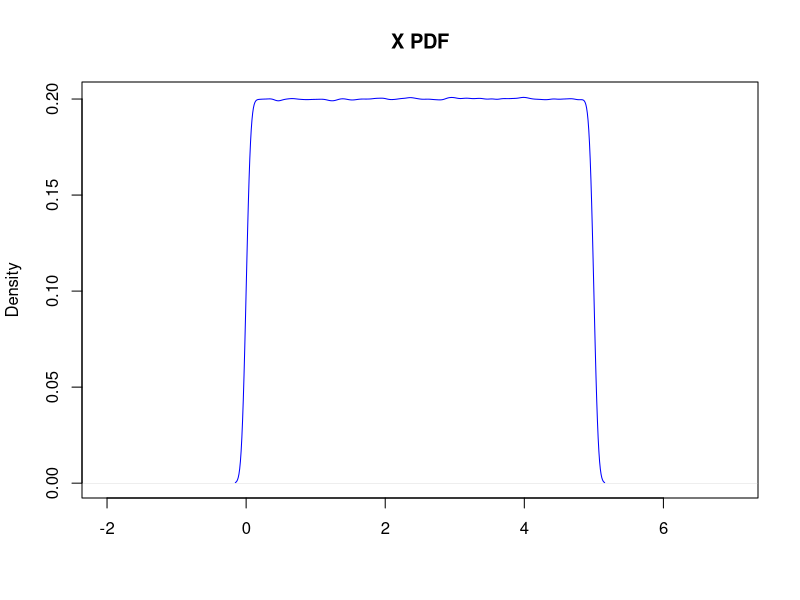
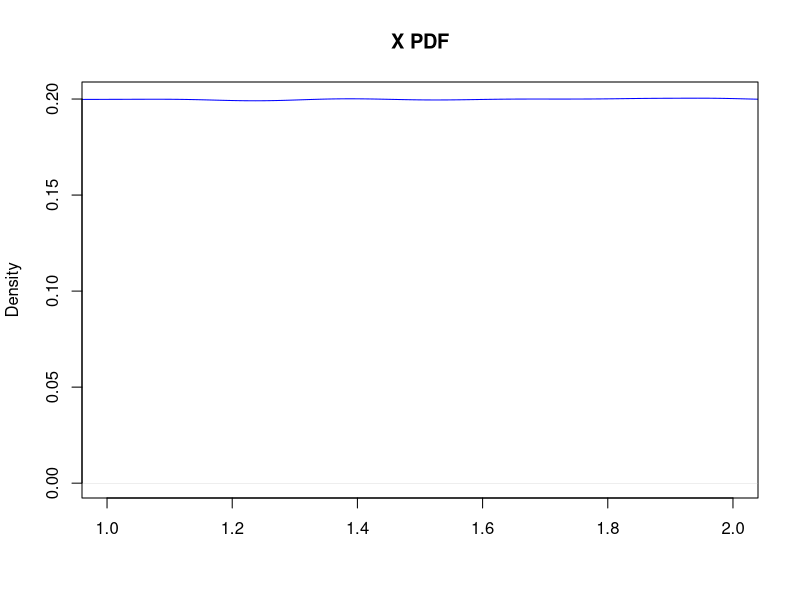

Generate these figures, in order, with R: (Note: this script raises an error after producing the figures.)
## ---- chunk 1
X = density(runif(9999999, 0, 5))
plot(X, col = "blue", main = "X PDF",xlab = "", xlim = c(-2,7))
## ---- chunk 2
plot(X, col = "blue", main = "X PDF",xlab = "",xlim=c(1,2))
## ---- chunk 3
## Code for PMF
ggplot(data = data.frame(x = 1:6,
                         y = c(0.125,0.125,0.25,0.125,0.125,0.25),
                         yend = rep(0,6)),
       aes(x = x, y = y, xend = x, yend = yend)) +
  geom_point() +
  geom_segment() +
  scale_x_continuous(name="\nValue of X",
                     breaks=1:6,
                     limits = c(0.5, 6.5)) +
  scale_y_continuous(name="Probability\n",
                     limits = c(0.0,0.3)) +
  ggtitle("PMF for discrete random variable X\n") +
  annotate(geom = "text",
           x = c(1:6),
           y = c(0.15,0.15,0.275,0.15,0.15,0.275),
           label = c("P = 1/8",
                     "P = 1/8",
                     "P = 2/8",
                     "P = 1/8",
                     "P = 1/8",
                     "P = 2/8")) +
  theme_bw() +
  theme(plot.title = element_text(hjust = 0.5),
        text = element_text(size = 15))
## ---- chunk 4
x <- c(seq(-2,1,length.out = 10),seq(1,2,length.out = 10),seq(2,3,length.out = 10),seq(3,4,length.out = 10),seq(4,5,length.out = 10), seq(5,6,length.out = 10),seq(6,9,length.out = 10))
y <- c(rep(0,10),rep(0.125,10), rep(0.25,10),rep(0.5,10),rep(0.625,10),rep(0.75,10),rep(1,10))
ggplot(data = data.frame(x = x,
                         y = y),
       aes(x = x, y = y)) +
 geom_line() +  scale_x_continuous(name="\nValue of X",breaks=1:6) +
  scale_y_continuous(name="P(X <= x)\n") +
  ggtitle("CDF for discrete random variable X\n") +
    theme_bw() +
  theme(plot.title = element_text(hjust = 0.5),
        text = element_text(size = 15))
## ---- chunk 5
x <- 1:6  # outcomes of X
px <- c(1/8,1/8,2/8,1/8,1/8,2/8)  # pmf of X
Ex <- sum(x*px)  # Expectation of X
Vx <- sum((x-Ex)^2*px)  # Variance of X
Vx
## ---- chunk 6
library(gridExtra)
p1 <- ggplot(data = data.frame(x = 0:1,
                         y = dbinom(0:1,1,0.3),
                         yend = rep(0,2)),
       aes(x = x, y = y, xend = x, yend = yend)) +
  geom_point() +
  geom_segment() +
  scale_x_continuous(name="\nValue of X",
                     breaks=0:1,
                     limits = c(-0.5, 1.5)) +
  scale_y_continuous(name="Probability\n",
                     limits = c(0.0,1)) +
   theme_bw() +
  theme(plot.title = element_text(hjust = 0.5),
        text = element_text(size = 15))
p2 <- ggplot(data = data.frame(x = c(-2,-1,0,0,1,1,2,3), y = c(0,0,0,0.3,0.3,1,1,1)), aes (x = x, y= y)) + geom_line() + scale_x_continuous(name="\nValue of X") + scale_y_continuous(name="CDF\n") +
   theme_bw() +
  theme(plot.title = element_text(hjust = 0.5),
        text = element_text(size = 15))
grid.arrange(p1,p2,ncol=2)
## ---- chunk 7
dbinom(0,size=1,prob=0.25) # probability of failure
dbinom(1,size=1,prob=0.25) # probability of success
rbinom(n=20,size = 1,prob=0.25) # generating 20 random numbers from a Bernoulli distribution with p = 0.25
## ---- chunk 8
library(gridExtra)
p1 <- ggplot(data = data.frame(x = 0:10,
                         y = dbinom(0:10,10,0.3),
                         yend = rep(0,11)),
       aes(x = x, y = y, xend = x, yend = yend)) +
  geom_point() +
  geom_segment() +
  scale_x_continuous(name="\nValue of X",
                     breaks=0:10,
                     limits = c(-0.5, 10.5)) +
  scale_y_continuous(name="Probability\n",
                     limits = c(0.0,1)) +
   theme_bw() +
  theme(plot.title = element_text(hjust = 0.5),
        text = element_text(size = 15))
p2 <- ggplot(data = data.frame(x = 0:10,
                         y = dbinom(0:10,10,0.8),
                         yend = rep(0,11)),
       aes(x = x, y = y, xend = x, yend = yend)) +
  geom_point() +
  geom_segment() +
  scale_x_continuous(name="\nValue of X",
                     breaks=0:10,
                     limits = c(-0.5, 10.5)) +
  scale_y_continuous(name="Probability\n",
                     limits = c(0.0,1)) +
   theme_bw() +
  theme(plot.title = element_text(hjust = 0.5),
        text = element_text(size = 15))
grid.arrange(p1,p2,ncol=2)
## ---- chunk 9
dbinom(3, size = 10, prob = 0.5)
## ---- chunk 10
pbinom(8, size = 20, prob = 0.2)
## ---- chunk 11
rbinom(100,size = 20,prob=0.5)
## ---- chunk 12
dgeom(x = 0, prob=0.25)
## ---- chunk 13
pgeom(0,prob=0.25)
## ---- chunk 14
pgeom(4,prob=0.25)
## ---- chunk 15
rgeom(n=25,prob=0.25)
## ---- chunk 16

  par(mfrow=c(1,2))
  p=0.25
  n=30
  aux=rep(0,(n+1)*2)
  aux[seq(2,(n+1)*2,2)]=dgeom(c(0:n),prob=p)
  plot(x=c(0:n),y=dgeom(c(0:n),prob=p),
       ylim=c(0,1),xlim=c(-1,n+1),xlab="x",
       main=paste0(c("Probability Function\n Ge(p=",p,")"),collapse = ""))
  lines(x=rep(0:n,each=2),y=aux, type = "h", lty = 2,col="blue")
  curve(pgeom(x,prob=p),
        xlim=c(-1,n+1),col="blue",
        main=paste0(c("Distribution Function\n Ge(p=",p,")"),collapse = ""))
  par(mfrow=c(1,1))
## ---- chunk 17
library(gridExtra)
p1 <- ggplot(data = data.frame(x = 0:10,
                         y = dpois(0:10,1),
                         yend = rep(0,11)),
       aes(x = x, y = y, xend = x, yend = yend)) +
  geom_point() +
  geom_segment() +
  scale_x_continuous(name="\nValue of X",
                     breaks=0:10,
                     limits = c(-0.5, 10.5)) +
  scale_y_continuous(name="Probability\n",
                     limits = c(0.0,1)) +
   theme_bw() +
  theme(plot.title = element_text(hjust = 0.5),
        text = element_text(size = 15))
p2 <- ggplot(data = data.frame(x = 0:10,
                         y = dpois(0:10,4),
                         yend = rep(0,11)),
       aes(x = x, y = y, xend = x, yend = yend)) +
  geom_point() +
  geom_segment() +
  scale_x_continuous(name="\nValue of X",
                     breaks=0:10,
                     limits = c(-0.5, 10.5)) +
  scale_y_continuous(name="Probability\n",
                     limits = c(0.0,1)) +
   theme_bw() +
  theme(plot.title = element_text(hjust = 0.5),
        text = element_text(size = 15))
grid.arrange(p1,p2,ncol=2)
## ---- chunk 18
dpois(3, lambda = 1)
## ---- chunk 19
ppois(8, lambda = 4)
## ---- chunk 20
rpois(n=100,lambda = 3)
## ---- chunk 21
pbinom(3, size = 10, prob = 0.82)
## ---- chunk 22
1 - pbinom(89, size = 100,  prob = 0.82)
## ---- chunk 23
sum(dbinom(17:18, size = 20, prob = 0.82))
## ---- chunk 24
dpois(4, lambda =3)
## ---- chunk 25
ppois(1,lambda=3)
## ---- chunk 26
1 - ppois(2, lambda = 3)
## ---- chunk 27
ggplot(data = data.frame(x = seq(-1,1,0.01), y = seq(-1,1,0.01)^2), aes(x,y)) + geom_line(lwd = 1.3, col= "red") + geom_area(alpha=0.6, fill = "lightskyblue2") +  theme_bw() 

## ---- chunk 28
data <- data.frame(x=seq(0.01,15,0.05),y=dexp(seq(0.01,15,0.05),1/4))
ggplot(data = data, mapping = aes(x = x, y = y)) +
     geom_line(lwd=1.3,col="red")+
     geom_area(mapping = aes(x = ifelse(x>=2 & x<= 5 , x, 0)), fill = "lightskyblue2", alpha =0.6) +     xlim(0.01, 15) + theme_bw() + ylab("f(x)")
## ---- chunk 29
x <- seq(-2,20,0.5)
y <- pexp(x,1/4)
data <- data.frame(x=x,y=y)
ggplot(data,aes(x,y)) + geom_line(lwd=1.3,col="red") + theme_bw() + ylab("F(x)")
## ---- chunk 30
x <- c(seq(-1,2,0.01),seq(2,6,0.01),seq(6,9,0.01))
y <- c(rep(0,length(seq(-1,2,0.01))),rep(1/4,length(seq(2,6,0.01))),rep(0,length(seq(6,9,0.01))))
ggplot(data.frame(x=x,y=y),aes(x,y)) + geom_line(lwd=1.3,col="red") + theme_bw() + ylab("f(x)")
## ---- chunk 31
x <- c(seq(-1,2,0.01),seq(2,6,0.01),seq(6,9,0.01))
y <- c(rep(0,length(seq(-1,2,0.01))),(seq(2,6,0.01)-2)/4,rep(1,length(seq(6,9,0.01))))
ggplot(data.frame(x=x,y=y),aes(x,y)) + geom_line(lwd=1.3,col="red") + theme_bw() + ylab("f(x)")
## ---- chunk 32
dunif(5, min = 2, max = 6)
## ---- chunk 33
punif(0.5)
## ---- chunk 34
values <- c(0.25,1,2.5)
colours <- palette()[1:length(values)]

p <- ggplot(data.frame(x=c(0,3)), aes(x)) +
  stat_function(fun= function(x) dexp(x,rate = 0.25),aes(colour="0.25"))+
   stat_function(fun= function(x) dexp(x,rate = 1),aes(colour="1"))+
 stat_function(fun= function(x) dexp(x,rate = 2.5),aes(colour="2.5"))+
   scale_colour_manual("lambda:", values=colours, breaks=as.character(values)) + theme_bw() + ylab("f(x)")
p
## ---- chunk 35
values <- c(0.25,1,2.5)
colours <- palette()[1:length(values)]

p <- ggplot(data.frame(x=c(0,6)), aes(x)) +
  stat_function(fun= function(x) pexp(x,rate = 0.25),aes(colour="0.25"))+
   stat_function(fun= function(x) pexp(x,rate = 1),aes(colour="1"))+
 stat_function(fun= function(x) pexp(x,rate = 2.5),aes(colour="2.5"))+
   scale_colour_manual("lambda:", values=colours, breaks=as.character(values)) + theme_bw() + ylab("f(x)")
p
## ---- chunk 36
dexp(2, rate = 3)
## ---- chunk 37
pexp(4)
## ---- chunk 38
mu <- c(0,1,2)
colours1 <- palette()[1:length(mu)]
sigma <- c(0.5,1,2)
colours2 <- palette()[1:length(sigma)]

p <- ggplot(data.frame(x=c(-3,5)), aes(x)) +
  stat_function(fun= function(x) dnorm(x,mean = 0),aes(colour="0"))+
   stat_function(fun= function(x) dnorm(x,mean = 1),aes(colour="1"))+
 stat_function(fun= function(x) dnorm(x,mean = 2),aes(colour="2"))+
   scale_colour_manual("mu:", values=colours1, breaks=as.character(mu)) + theme_bw() + ylab("f(x)")
p1 <- ggplot(data.frame(x=c(-3,5)), aes(x)) +
  stat_function(fun= function(x) dnorm(x,mean = 1, sd =sqrt(0.5)),aes(colour="0.5"))+
   stat_function(fun= function(x) dnorm(x,mean = 1, sd=sqrt(1)),aes(colour="1"))+
 stat_function(fun= function(x) dnorm(x,mean = 1, sd = sqrt(2)),aes(colour="2"))+
   scale_colour_manual("sigma^2:", values=colours2, breaks=as.character(sigma)) + theme_bw() + ylab("f(x)")
grid.arrange(p,p1,ncol=2)
## ---- chunk 39
mu <- c(0,1,2)
colours1 <- palette()[1:length(mu)]
sigma <- c(0.5,1,2)
colours2 <- palette()[1:length(sigma)]

p <- ggplot(data.frame(x=c(-3,5)), aes(x)) +
  stat_function(fun= function(x) pnorm(x,mean = 0),aes(colour="0"))+
   stat_function(fun= function(x) pnorm(x,mean = 1),aes(colour="1"))+
 stat_function(fun= function(x) pnorm(x,mean = 2),aes(colour="2"))+
   scale_colour_manual("mu:", values=colours1, breaks=as.character(mu)) + theme_bw() + ylab("f(x)")
p1 <- ggplot(data.frame(x=c(-3,5)), aes(x)) +
  stat_function(fun= function(x) pnorm(x,mean = 1, sd =sqrt(0.5)),aes(colour="0.5"))+
   stat_function(fun= function(x) pnorm(x,mean = 1, sd=sqrt(1)),aes(colour="1"))+
 stat_function(fun= function(x) pnorm(x,mean = 1, sd = sqrt(2)),aes(colour="2"))+
   scale_colour_manual("sigma^2:", values=colours2, breaks=as.character(sigma)) + theme_bw() + ylab("f(x)")
grid.arrange(p,p1,ncol=2)
## ---- chunk 40
dnorm(3)
## ---- chunk 41
pnorm(0.4,1,0.5)
